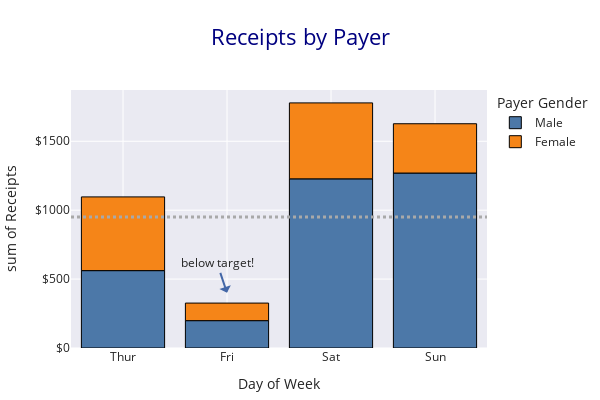

This figure's notebook cell:
### Code cell
fig = px.histogram(df, x="day", y="total_bill", color="sex",
            title="Receipts by Payer",
            width=600, height=400,
            labels={"sex": "Payer Gender",  "day": "Day of Week", "total_bill": "Receipts"},
            category_orders={"day": ["Thur", "Fri", "Sat", "Sun"], "sex": ["Male", "Female"]},
            # color_discrete_map={"Male": "RebeccaPurple", "Female": "MediumPurple"},
            template="seaborn"
            )
fig.update_yaxes(tickcolor = "blue", tickprefix="$", showgrid=True)# the y-axis is in dollars
fig.update_layout(font={"family":"Open Sans", 'size':12}, 
                  title_font={"family":"Open Sans", 'size':22, 'color': 'Navy'},
                  title_automargin = False,
                  title_xanchor = 'center',
                  margin=dict(t=90, b=20, l=10, r=50)
                  
                 
                #legend=dict(title=None, orientation="h", y=1, yanchor="bottom", x=0.5, xanchor="center")
                  )
fig.add_shape(type="line", line_color="darkgray", line_width=3, opacity=1, line_dash="dot",
    x0=0, x1=1, xref="paper", y0=950, y1=950, yref="y") # add a horizontal "target" line

fig.add_annotation( text="below target!", x="Fri", y=400, arrowhead=1, showarrow=True) # add a text callout with arrow
#fig.update_layout(title_font=dict(size=20), font={"family":"Open Sans", 'size':12})

fig.update_traces(marker_line_color='black', marker_line_width=1, opacity=1)
fig.show()

### Figure 1 — Plotly figure (JSON) as saved in the notebook; plotly's stock layout.template omitted (floating-point values rounded to 4 significant figures; data arrays with more than 128 entries replaced by an {"elided": "..."} marker saying what was removed)
{"data": [{"alignmentgroup": "True", "bingroup": "x", "histfunc": "sum", "hovertemplate": "Payer Gender=Male<br>Day of Week=%{x}<br>sum of Receipts=%{y}<extra></extra>", "legendgroup": "Male", "marker": {"color": "#4C78A8", "line": {"color": "black", "width": 1}, "pattern": {"shape": ""}}, "name": "Male", "offsetgroup": "Male", "opacity": 1, "orientation": "v", "showlegend": true, "type": "histogram", "x": {"elided": "157 str values"}, "xaxis": "x", "y": {"elided": "157 float values"}, "yaxis": "y"}, {"alignmentgroup": "True", "bingroup": "x", "histfunc": "sum", "hovertemplate": "Payer Gender=Female<br>Day of Week=%{x}<br>sum of Receipts=%{y}<extra></extra>", "legendgroup": "Female", "marker": {"color": "#F58518", "line": {"color": "black", "width": 1}, "pattern": {"shape": ""}}, "name": "Female", "offsetgroup": "Female", "opacity": 1, "orientation": "v", "showlegend": true, "type": "histogram", "x": ["Sun", "Sun", "Sun", "Sun", "Sun", "Sun", "Sat", "Sat", "Sat", "Sat", "Sat", "Sat", "Sun", "Sun", "Sat", "Sat", "Sat", "Sat", "Sat", "Sat", "Sat", "Thur", "Thur", "Fri", "Fri", "Fri", "Fri", "Fri", "Sat", "Sat", "Sat", "Sat", "Sat", "Sun", "Sun", "Thur", "Thur", "Thur", "Thur", "Thur", "Thur", "Thur", "Thur", "Thur", "Thur", "Thur", "Thur", "Thur", "Thur", "Thur", "Thur", "Thur", "Thur", "Thur", "Thur", "Thur", "Thur", "Sun", "Sun", "Sun", "Sun", "Sun", "Sat", "Sat", "Sun", "Sun", "Sun", "Thur", "Thur", "Thur", "Thur", "Thur", "Thur", "Thur", "Sat", "Sat", "Sat", "Sat", "Sat", "Fri", "Fri", "Fri", "Fri", "Sat", "Sat", "Sat", "Thur"], "xaxis": "x", "y": [16.99, 24.59, 35.26, 14.83, 10.33, 16.97, 20.29, 15.77, 19.65, 15.06, 20.69, 16.93, 10.29, 34.81, 26.41, 16.45, 3.07, 17.07, 26.86, 25.28, 14.73, 10.07, 34.83, 5.75, 16.32, 22.75, 11.35, 15.38, 44.3, 22.42, 20.92, 14.31, 7.25, 25.71, 17.31, 10.65, 12.43, 24.08, 13.42, 12.48, 29.8, 14.52, 11.38, 20.27, 11.17, 12.26, 18.26, 8.51, 10.33, 14.15, 13.16, 17.47, 27.05, 16.43, 8.35, 18.64, 11.87, 29.85, 25, 13.39, 16.21, 17.51, 10.59, 10.63, 9.6, 20.9, 18.15, 19.81, 43.11, 13, 12.74, 13, 16.4, 16.47, 12.76, 13.27, 28.17, 12.9, 30.14, 13.42, 15.98, 16.27, 10.09, 22.12, 35.83, 27.18, 18.78], "yaxis": "y"}], "layout": {"annotations": [{"arrowhead": 1, "showarrow": true, "text": "below target!", "x": "Fri", "y": 400}], "barmode": "relative", "font": {"family": "Open Sans", "size": 12}, "height": 400, "legend": {"title": {"text": "Payer Gender"}, "tracegroupgap": 0}, "margin": {"b": 20, "l": 10, "r": 50, "t": 90}, "shapes": [{"line": {"color": "darkgray", "dash": "dot", "width": 3}, "opacity": 1, "type": "line", "x0": 0, "x1": 1, "xref": "paper", "y0": 950, "y1": 950, "yref": "y"}], "title": {"automargin": false, "font": {"color": "Navy", "family": "Open Sans", "size": 22}, "text": "Receipts by Payer", "xanchor": "center"}, "width": 600, "xaxis": {"anchor": "y", "categoryarray": ["Thur", "Fri", "Sat", "Sun"], "categoryorder": "array", "domain": [0, 1], "title": {"text": "Day of Week"}}, "yaxis": {"anchor": "x", "domain": [0, 1], "showgrid": true, "tickcolor": "blue", "tickprefix": "$", "title": {"text": "sum of Receipts"}}}}
